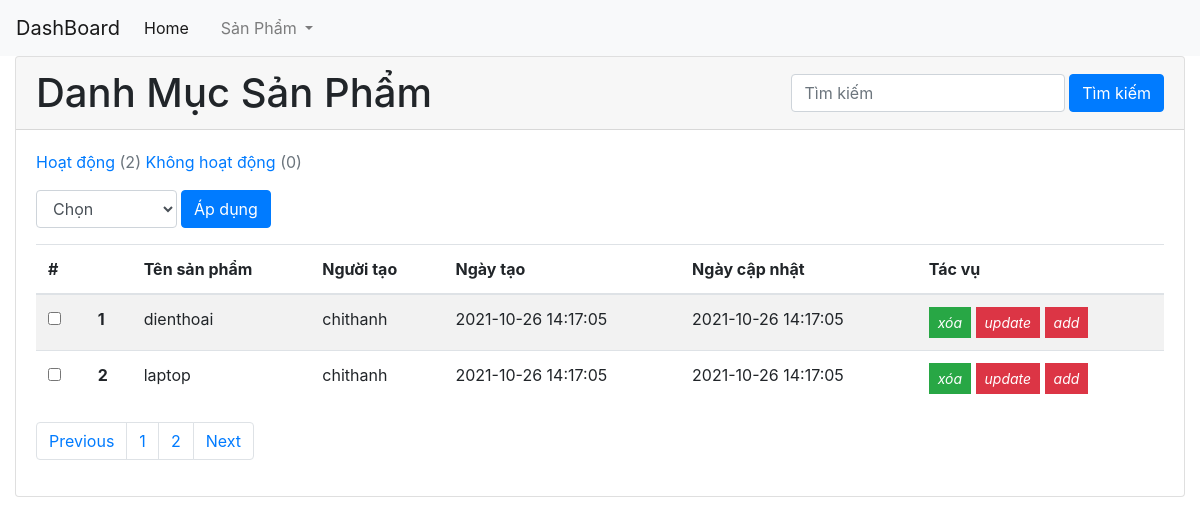
Before: /admin/index.php?module=product_cat&act=list (signed in) with the older database file.
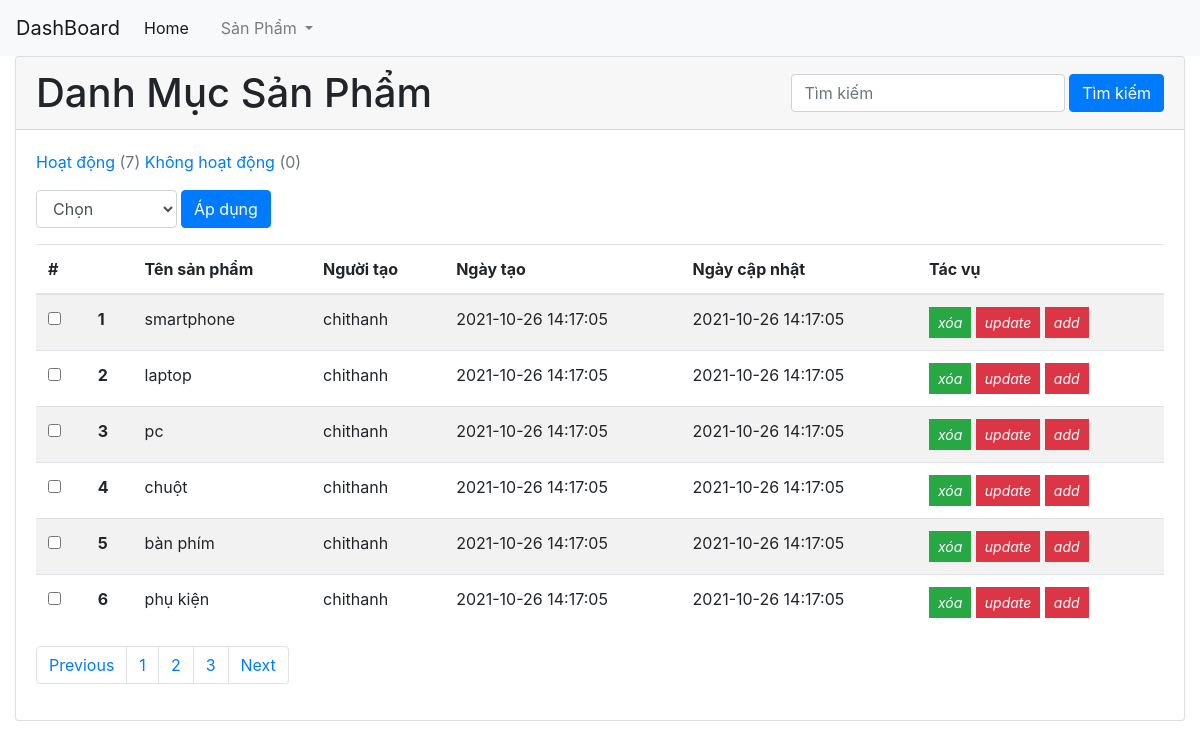
After: the same page with the newer database file.
### tables this page shows
CREATE TABLE `cat_product` (
  `id_cat` int(11) NOT NULL,
  `name` varchar(255) NOT NULL,
  `created_at` timestamp NOT NULL DEFAULT current_timestamp() ON UPDATE current_timestamp(),
  `updated_at` timestamp NOT NULL DEFAULT current_timestamp(),
  `is_delete` int(1) NOT NULL DEFAULT 0,
  `id_user` int(11) NOT NULL
);

CREATE TABLE `user` (
  `id_user` int(255) NOT NULL,
  `user_name` varchar(255) NOT NULL,
  `email` varchar(233) NOT NULL,
  `pass_word` varchar(255) NOT NULL,
  `created_at` timestamp NOT NULL DEFAULT current_timestamp(),
  `updated_at` timestamp NOT NULL DEFAULT current_timestamp()
);

### admin/module/product_cat/list.php (the view, shortened to what the changed rows need)
<?php
    if(isset($_GET['page'])){
        $page = $_GET['page'];
    }
    else{
        $page = 1;
    }
    $sotincanlay = 6;
    $sql_count = mysqli_query($conn , "SELECT * FROM `cat_product`");
    $row_count = mysqli_num_rows($sql_count);
    $start = ($page-1) * $sotincanlay;
    $sql_total = mysqli_query($conn , "SELECT id_cat FROM `cat_product` WHERE  `is_delete` = 0 ");
    $total = mysqli_num_rows($sql_total);
    $sql_total_soft_delete = mysqli_query($conn , "SELECT id_cat FROM `cat_product` WHERE  `is_delete` = 1 ");
    $total_soft_delete = mysqli_num_rows($sql_total_soft_delete);
    if(isset($_POST['btn-submit-search'])){
        $keyword = $_POST['keyword'];
        if($keyword != ''){
            $sql = mysqli_query($conn , "SELECT * FROM `cat_product` , `user`
            WHERE `cat_product`.`id_user` = `user`.`id_user` and `name`  LIKE '%{$keyword}%' and `is_delete` = 0
            ");
            $data = [];
            while($items = mysqli_fetch_array($sql)){
                $data[] = $items;
            }
        }
        else{
            $sql = mysqli_query($conn , "SELECT * FROM `cat_product` , `user` WHERE `cat_product`.`id_user` = `user`.`id_user` and `is_delete` = 0 LIMIT $start , $sotincanlay ");
            $data = [];
            while($items = mysqli_fetch_array($sql)){
                $data[] = $items;
            }
        }
    }
    else{
        $sql = mysqli_query($conn , "SELECT * FROM `cat_product` , `user` WHERE `cat_product`.`id_user` = `user`.`id_user` and `is_delete` = 0 LIMIT $start , $sotincanlay ");
        $data = [];
        while($items = mysqli_fetch_array($sql)){
            $data[] = $items;
        }
    }
?>
<div id="content" class="container-fluid">
    <div class="card">
        <div class="card-header font-weight-bold d-flex justify-content-between align-items-center">
            <h1 class="m-0 ">Danh Mục Sản Phẩm</h1>
            <div class="form-search form-inline">
                <form action="" method="POST">
                    <input type="text" class="form-control form-search" name="keyword" placeholder="Tìm kiếm" value="<?php
                    if(!empty($keyword)){
                        echo $keyword ;
                    }
                    ?>">
                    <input type="submit" name="btn-submit-search" value="Tìm kiếm" class="btn btn-primary">
                </form>
            </div>
        </div>
        <div class="card-body">
            <div class="analytic">
                <a href="?module=product_cat&act=list" class="text-primary">Hoạt động<span class="text-muted"> (<?php echo $total ?>)</span></a>
                <a href="?module=product_cat&act=list_soft_delete" class="text-primary">Không hoạt động<span class="text-muted"> (<?php echo $total_soft_delete ?>)</span></a>
            </div>
            <form action="" method="POST">
                <div class="form-action form-inline py-3">
                    <select class="form-control mr-1" name="act" id="">
                        <option>Chọn</option>
                    </select>
                    <input type="submit" name="btn_apply" value="Áp dụng" class="btn btn-primary">
                </div>
                <table class="table table-striped table-checkall">
                    <thead>
                        <tr>
                            <th scope="col" colspan ="2">#</th>
                            <th scope="col">Tên sản phẩm</th>
                            <th scope="col">Người tạo</th>
                            <th scope="col">Ngày tạo</th>
                            <th scope="col">Ngày cập nhật</th>
                            <th scope="col">Tác vụ</th>
                        </tr>
                    </thead>
                    <tbody class="count-index" data-deleteDefault="<?php echo $row_count ?>">
                        <?php
                            if(!empty($data)){
                                $stt = 0;
                                foreach($data as $item){
                                $stt ++;
                        ?>
                            <tr >
                                <td>
                                    <input type="checkbox" name="check_list[]" value="<?php echo $item['id_cat'] ?>">
                                </td>
                                <th scope="row"><?php echo $stt ?></th>
                                <td><?php echo $item['name'] ?></td>
                                <td><?php echo $item['user_name'] ?></td>
                                <td><?php echo $item['created_at'] ?></td>
                                <td><?php echo $item['updated_at'] ?></td>
                                <td>
                                    <a href="?module=product_cat&act=delete&id_product_cat=<?php echo $item['id_cat'] ?>" class="btn-delete btn btn-success btn-sm rounded-0 text-white" type="button" data-toggle="tooltip" data-placement="top" title="Edit"><i class="fa fa-edit">xóa</i></a>
                                    <a href="?module=product_cat&act=update&id_product_cat=<?php echo $item['id_cat'] ?>" class="btn btn-danger btn-sm rounded-0 text-white" type="button" data-toggle="tooltip" data-placement="top" title="update"><i class="fa fa-trash">update</i></a>
                                    <a href="?module=product_cat&act=add" class="btn btn-danger btn-sm rounded-0 text-white" type="button" data-toggle="tooltip" data-placement="top" title="update"><i class="fa fa-trash">add</i></a>
                                </td>
                            </tr>
                        <?php
                                }
                            }
                        ?>
                    </tbody>
                </table>
            </form>
            <?php
                if(empty($keyword)){
            ?>
                <nav aria-label="Page navigation example">
                    <?php
                    echo padding($page , $total , $base='?module=product_cat&act=list');
                    ?>
                </nav>
            <?php
                }
            ?>
        </div>
    </div>
</div>

### admin/lib/padding.php
<?php
    function padding($page , $total , $base =""){
        $str_ling = '';
        $str_ling .="<ul class='pagination'>";
        if($page >= 1){
            if($page > 1){
                $after = $page - 1;
                $str_ling .="<li class='page-item'>";
                    $str_ling .= "<a class='page-link' href='{$base}&page={$after}'>Previous</a>";
                $str_ling .= "</li>";
            }
            else{
                $str_ling .="<li class='page-item'>";
                $str_ling .= "<a class='page-link' href='{$base}&page={$page}'>Previous</a>";
                $str_ling .= "</li>";
            }
        }
        for($i = 1 ; $i <= $total ; $i++){
            if($i != $page){
                if($i > $page - 3 && $i < $page + 3 ){
                    $str_ling .="<li class='page-item'><a class='page-link' href='{$base}&page={$i}'>{$i}</a></li>";
                }
            }else{
                $str_ling .="<li class='page-item'><a class='page-link' href='{$base}&page={$i}'>{$i}</a></li>";
            }
        }
        if($page <= $total ){
            if($page < $total){
                $next = $page + 1;
                $str_ling .= "<li class='page-item'>";
                    $str_ling .="<a class='page-link' href='{$base}&page={$next}'>Next</a>";
                $str_ling .="</li>";
            }else{
                $str_ling .= "<li class='page-item'>";
                    $str_ling .="<a class='page-link' href='{$base}&page={$page}'>Next</a>";
                $str_ling .="</li>";
            }
        }
        $str_ling .= "</ul>";
        return $str_ling;
    }
?>

Changed rows visible on the page:
removed cat_product: name "dienthoai", id_user.user_name "chithanh", id_user.created_at "2021-10-26 14:17:05", id_user.updated_at "2021-10-26 14:17:05"
added cat_product: name "smartphone", id_user.user_name "chithanh", id_user.created_at "2021-10-26 14:17:05", id_user.updated_at "2021-10-26 14:17:05"
added cat_product: name "pc", id_user.user_name "chithanh", id_user.created_at "2021-10-26 14:17:05", id_user.updated_at "2021-10-26 14:17:05"
added cat_product: name "chuột", id_user.user_name "chithanh", id_user.created_at "2021-10-26 14:17:05", id_user.updated_at "2021-10-26 14:17:05"
added cat_product: name "bàn phím", id_user.user_name "chithanh", id_user.created_at "2021-10-26 14:17:05", id_user.updated_at "2021-10-26 14:17:05"
added cat_product: name "phụ kiện", id_user.user_name "chithanh", id_user.created_at "2021-10-26 14:17:05", id_user.updated_at "2021-10-26 14:17:05"
Other visible differences:
$total: "2" → "7"
new list line: "3"
